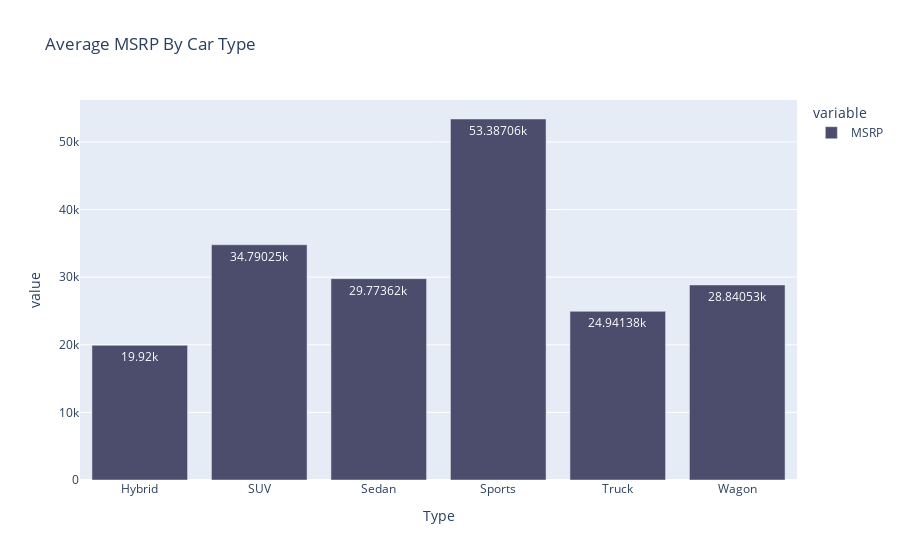

Notebook code cell kept with this figure:
### Code cell
msrp = df.groupby('Type')['MSRP'].mean().round(2)
fig = px.bar(msrp,title='Average MSRP By Car Type',text_auto=True)
fig.update_traces(marker_color='#4C4C6D')
fig.show()

### Figure 1 — Plotly figure (JSON) as saved in the notebook; plotly's stock layout.template omitted (floating-point values rounded to 4 significant figures)
{"data": [{"alignmentgroup": "True", "hovertemplate": "variable=MSRP<br>Type=%{x}<br>value=%{y}<extra></extra>", "legendgroup": "MSRP", "marker": {"color": "#4C4C6D", "pattern": {"shape": ""}}, "name": "MSRP", "offsetgroup": "MSRP", "orientation": "v", "showlegend": true, "textposition": "auto", "texttemplate": "%{y}", "type": "bar", "x": ["Hybrid", "SUV", "Sedan", "Sports", "Truck", "Wagon"], "xaxis": "x", "y": [19920, 34790.0, 29770.0, 53390.0, 24940.0, 28840.0], "yaxis": "y"}], "layout": {"barmode": "relative", "legend": {"title": {"text": "variable"}, "tracegroupgap": 0}, "title": {"text": "Average MSRP By Car Type"}, "xaxis": {"anchor": "y", "domain": [0, 1], "title": {"text": "Type"}}, "yaxis": {"anchor": "x", "domain": [0, 1], "title": {"text": "value"}}}}
